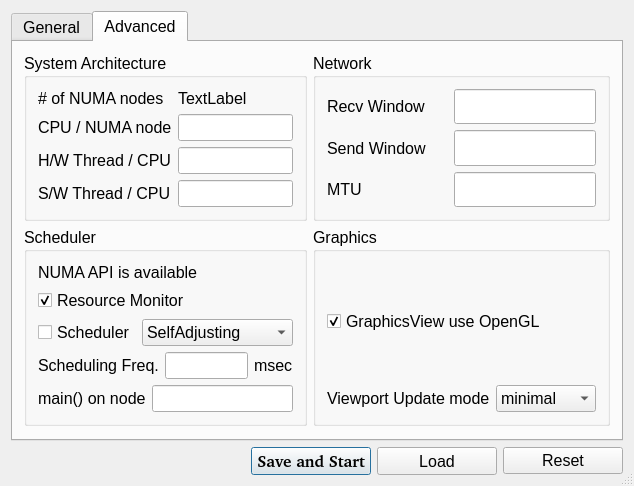
<?xml version="1.0" encoding="UTF-8"?>
<ui version="4.0">
 <class>SettingDialogClass</class>
 <widget class="QDialog" name="SettingDialogClass">
  <property name="windowModality">
   <enum>Qt::ApplicationModal</enum>
  </property>
  <property name="geometry">
   <rect>
    <x>0</x>
    <y>0</y>
    <width>611</width>
    <height>468</height>
   </rect>
  </property>
  <property name="sizePolicy">
   <sizepolicy hsizetype="Expanding" vsizetype="Expanding">
    <horstretch>0</horstretch>
    <verstretch>0</verstretch>
   </sizepolicy>
  </property>
  <property name="minimumSize">
   <size>
    <width>0</width>
    <height>0</height>
   </size>
  </property>
  <property name="font">
   <font>
    <pointsize>12</pointsize>
   </font>
  </property>
  <property name="windowTitle">
   <string>SAGENext Configuration</string>
  </property>
  <property name="sizeGripEnabled">
   <bool>true</bool>
  </property>
  <layout class="QVBoxLayout" name="verticalLayout">
   <item>
    <widget class="QTabWidget" name="tabWidget">
     <property name="minimumSize">
      <size>
       <width>0</width>
       <height>0</height>
      </size>
     </property>
     <property name="font">
      <font>
       <pointsize>12</pointsize>
      </font>
     </property>
     <property name="currentIndex">
      <number>1</number>
     </property>
     <widget class="QWidget" name="GeneralTab">
      <attribute name="title">
       <string>General</string>
      </attribute>
      <layout class="QVBoxLayout" name="verticalLayout_2">
       <item>
        <layout class="QHBoxLayout" name="configfile_horizontalLayout_2" stretch="0,0,0">
         <item>
          <widget class="QLabel" name="settingFilenameLabel">
           <property name="sizePolicy">
            <sizepolicy hsizetype="Preferred" vsizetype="Preferred">
             <horstretch>0</horstretch>
             <verstretch>0</verstretch>
            </sizepolicy>
           </property>
           <property name="layoutDirection">
            <enum>Qt::RightToLeft</enum>
           </property>
           <property name="text">
            <string>Config File</string>
           </property>
           <property name="alignment">
            <set>Qt::AlignRight|Qt::AlignTrailing|Qt::AlignVCenter</set>
           </property>
          </widget>
         </item>
         <item>
          <widget class="QLabel" name="filenameLabel">
           <property name="sizePolicy">
            <sizepolicy hsizetype="Expanding" vsizetype="Preferred">
             <horstretch>0</horstretch>
             <verstretch>0</verstretch>
            </sizepolicy>
           </property>
           <property name="minimumSize">
            <size>
             <width>0</width>
             <height>0</height>
            </size>
           </property>
           <property name="text">
            <string>TextLabel</string>
           </property>
          </widget>
         </item>
         <item>
          <spacer name="horizontalSpacer_2">
           <property name="orientation">
            <enum>Qt::Horizontal</enum>
           </property>
           <property name="sizeHint" stdset="0">
            <size>
             <width>40</width>
             <height>20</height>
            </size>
           </property>
          </spacer>
         </item>
        </layout>
       </item>
       <item>
        <layout class="QHBoxLayout" name="wallname_horizontalLayout_3">
         <item>
          <widget class="QLabel" name="wallNameLabel">
           <property name="layoutDirection">
            <enum>Qt::RightToLeft</enum>
           </property>
           <property name="text">
            <string>Wall Name</string>
           </property>
           <property name="alignment">
            <set>Qt::AlignRight|Qt::AlignTrailing|Qt::AlignVCenter</set>
           </property>
          </widget>
         </item>
         <item>
          <widget class="QLineEdit" name="wallNameLineEdit">
           <property name="sizePolicy">
            <sizepolicy hsizetype="Expanding" vsizetype="Preferred">
             <horstretch>0</horstretch>
             <verstretch>0</verstretch>
            </sizepolicy>
           </property>
           <property name="minimumSize">
            <size>
             <width>0</width>
             <height>0</height>
            </size>
           </property>
          </widget>
         </item>
         <item>
          <spacer name="wallname_horizontalSpacer_3">
           <property name="orientation">
            <enum>Qt::Horizontal</enum>
           </property>
           <property name="sizeHint" stdset="0">
            <size>
             <width>40</width>
             <height>20</height>
            </size>
           </property>
          </spacer>
         </item>
        </layout>
       </item>
       <item>
        <layout class="QHBoxLayout" name="wallip_horizontalLayout">
         <item>
          <widget class="QLabel" name="wallAddrLabel">
           <property name="text">
            <string>Wall IP:port</string>
           </property>
           <property name="alignment">
            <set>Qt::AlignRight|Qt::AlignTrailing|Qt::AlignVCenter</set>
           </property>
          </widget>
         </item>
         <item>
          <layout class="QHBoxLayout" name="wallipport" stretch="2,1">
           <item>
            <widget class="QLineEdit" name="wallIPLineEdit">
             <property name="sizePolicy">
              <sizepolicy hsizetype="Expanding" vsizetype="Preferred">
               <horstretch>0</horstretch>
               <verstretch>0</verstretch>
              </sizepolicy>
             </property>
             <property name="maximumSize">
              <size>
               <width>16777215</width>
               <height>16777215</height>
              </size>
             </property>
            </widget>
           </item>
           <item>
            <widget class="QLineEdit" name="wallPortLineEdit">
             <property name="sizePolicy">
              <sizepolicy hsizetype="Expanding" vsizetype="Preferred">
               <horstretch>0</horstretch>
               <verstretch>0</verstretch>
              </sizepolicy>
             </property>
             <property name="maximumSize">
              <size>
               <width>16777215</width>
               <height>16777215</height>
              </size>
             </property>
            </widget>
           </item>
          </layout>
         </item>
         <item>
          <spacer name="wallip_horizontalSpacer_4">
           <property name="orientation">
            <enum>Qt::Horizontal</enum>
           </property>
           <property name="sizeHint" stdset="0">
            <size>
             <width>40</width>
             <height>20</height>
            </size>
           </property>
          </spacer>
         </item>
        </layout>
       </item>
       <item>
        <layout class="QHBoxLayout" name="fsmip_horizontalLayout_5">
         <item>
          <widget class="QLabel" name="fsManagerAddrLabel">
           <property name="text">
            <string>fsManager IP:port</string>
           </property>
           <property name="alignment">
            <set>Qt::AlignRight|Qt::AlignTrailing|Qt::AlignVCenter</set>
           </property>
          </widget>
         </item>
         <item>
          <layout class="QHBoxLayout" name="fsmipport" stretch="2,1">
           <item>
            <widget class="QLineEdit" name="fsManagerIPLineEdit">
             <property name="sizePolicy">
              <sizepolicy hsizetype="Expanding" vsizetype="Preferred">
               <horstretch>0</horstretch>
               <verstretch>0</verstretch>
              </sizepolicy>
             </property>
             <property name="maximumSize">
              <size>
               <width>16777215</width>
               <height>16777215</height>
              </size>
             </property>
            </widget>
           </item>
           <item>
            <widget class="QLineEdit" name="fsManagerPortLineEdit">
             <property name="sizePolicy">
              <sizepolicy hsizetype="Expanding" vsizetype="Preferred">
               <horstretch>0</horstretch>
               <verstretch>0</verstretch>
              </sizepolicy>
             </property>
             <property name="maximumSize">
              <size>
               <width>16777215</width>
               <height>16777215</height>
              </size>
             </property>
            </widget>
           </item>
          </layout>
         </item>
         <item>
          <spacer name="fsmip_horizontalSpacer_5">
           <property name="orientation">
            <enum>Qt::Horizontal</enum>
           </property>
           <property name="sizeHint" stdset="0">
            <size>
             <width>40</width>
             <height>20</height>
            </size>
           </property>
          </spacer>
         </item>
        </layout>
       </item>
       <item>
        <layout class="QHBoxLayout" name="resolution_hori_layout">
         <item>
          <widget class="QLabel" name="resolutionLabel">
           <property name="text">
            <string>Resolution</string>
           </property>
           <property name="alignment">
            <set>Qt::AlignRight|Qt::AlignTrailing|Qt::AlignVCenter</set>
           </property>
          </widget>
         </item>
         <item>
          <layout class="QHBoxLayout" name="resolution">
           <item>
            <widget class="QLineEdit" name="widthLineEdit">
             <property name="sizePolicy">
              <sizepolicy hsizetype="Expanding" vsizetype="Preferred">
               <horstretch>0</horstretch>
               <verstretch>0</verstretch>
              </sizepolicy>
             </property>
             <property name="maximumSize">
              <size>
               <width>16777215</width>
               <height>16777215</height>
              </size>
             </property>
            </widget>
           </item>
           <item>
            <widget class="QLabel" name="label_2">
             <property name="text">
              <string>X</string>
             </property>
             <property name="alignment">
              <set>Qt::AlignCenter</set>
             </property>
            </widget>
           </item>
           <item>
            <widget class="QLineEdit" name="heightLineEdit">
             <property name="sizePolicy">
              <sizepolicy hsizetype="Expanding" vsizetype="Preferred">
               <horstretch>0</horstretch>
               <verstretch>0</verstretch>
              </sizepolicy>
             </property>
             <property name="maximumSize">
              <size>
               <width>16777215</width>
               <height>16777215</height>
              </size>
             </property>
            </widget>
           </item>
          </layout>
         </item>
         <item>
          <spacer name="horizontalSpacer_6">
           <property name="orientation">
            <enum>Qt::Horizontal</enum>
           </property>
           <property name="sizeHint" stdset="0">
            <size>
             <width>40</width>
             <height>20</height>
            </size>
           </property>
          </spacer>
         </item>
        </layout>
       </item>
       <item>
        <layout class="QHBoxLayout" name="offset_horizontalLayout">
         <item>
          <widget class="QLabel" name="offsetLable">
           <property name="layoutDirection">
            <enum>Qt::RightToLeft</enum>
           </property>
           <property name="text">
            <string>offset</string>
           </property>
          </widget>
         </item>
         <item>
          <layout class="QHBoxLayout" name="offset">
           <item>
            <widget class="QLabel" name="label_12">
             <property name="text">
              <string>X</string>
             </property>
            </widget>
           </item>
           <item>
            <widget class="QLineEdit" name="offsetx">
             <property name="sizePolicy">
              <sizepolicy hsizetype="Expanding" vsizetype="Preferred">
               <horstretch>0</horstretch>
               <verstretch>0</verstretch>
              </sizepolicy>
             </property>
            </widget>
           </item>
           <item>
            <widget class="QLabel" name="label_13">
             <property name="text">
              <string>Y</string>
             </property>
            </widget>
           </item>
           <item>
            <widget class="QLineEdit" name="offsety">
             <property name="sizePolicy">
              <sizepolicy hsizetype="Expanding" vsizetype="Preferred">
               <horstretch>0</horstretch>
               <verstretch>0</verstretch>
              </sizepolicy>
             </property>
            </widget>
           </item>
          </layout>
         </item>
         <item>
          <spacer name="offset_horizontalSpacer">
           <property name="orientation">
            <enum>Qt::Horizontal</enum>
           </property>
           <property name="sizeHint" stdset="0">
            <size>
             <width>40</width>
             <height>20</height>
            </size>
           </property>
          </spacer>
         </item>
        </layout>
       </item>
       <item>
        <layout class="QHBoxLayout" name="fontsize_horizontalLayout">
         <item>
          <widget class="QLabel" name="fontsizelable">
           <property name="text">
            <string>Font Size (point)</string>
           </property>
          </widget>
         </item>
         <item>
          <widget class="QLineEdit" name="fontpointsize">
           <property name="sizePolicy">
            <sizepolicy hsizetype="Expanding" vsizetype="Preferred">
             <horstretch>0</horstretch>
             <verstretch>0</verstretch>
            </sizepolicy>
           </property>
           <property name="minimumSize">
            <size>
             <width>0</width>
             <height>0</height>
            </size>
           </property>
          </widget>
         </item>
         <item>
          <spacer name="horizontalSpacer_8">
           <property name="orientation">
            <enum>Qt::Horizontal</enum>
           </property>
           <property name="sizeHint" stdset="0">
            <size>
             <width>40</width>
             <height>20</height>
            </size>
           </property>
          </spacer>
         </item>
        </layout>
       </item>
       <item>
        <spacer name="verticalSpacer">
         <property name="orientation">
          <enum>Qt::Vertical</enum>
         </property>
         <property name="sizeHint" stdset="0">
          <size>
           <width>20</width>
           <height>53</height>
          </size>
         </property>
        </spacer>
       </item>
      </layout>
     </widget>
     <widget class="QWidget" name="advancedTab">
      <attribute name="title">
       <string>Advanced</string>
      </attribute>
      <layout class="QGridLayout" name="gridLayout">
       <item row="0" column="0">
        <widget class="QGroupBox" name="systemGrp">
         <property name="autoFillBackground">
          <bool>false</bool>
         </property>
         <property name="title">
          <string>System Architecture</string>
         </property>
         <property name="flat">
          <bool>false</bool>
         </property>
         <layout class="QFormLayout" name="formLayout_2">
          <item row="0" column="0">
           <widget class="QLabel" name="label">
            <property name="text">
             <string># of NUMA nodes</string>
            </property>
           </widget>
          </item>
          <item row="1" column="0">
           <widget class="QLabel" name="label_3">
            <property name="text">
             <string>CPU / NUMA node</string>
            </property>
           </widget>
          </item>
          <item row="1" column="1">
           <widget class="QLineEdit" name="cpuPerNumaLineEdit">
            <property name="sizePolicy">
             <sizepolicy hsizetype="Preferred" vsizetype="Preferred">
              <horstretch>0</horstretch>
              <verstretch>0</verstretch>
             </sizepolicy>
            </property>
           </widget>
          </item>
          <item row="2" column="0">
           <widget class="QLabel" name="label_4">
            <property name="text">
             <string>H/W Thread / CPU</string>
            </property>
           </widget>
          </item>
          <item row="2" column="1">
           <widget class="QLineEdit" name="threadPerCpuLineEdit">
            <property name="sizePolicy">
             <sizepolicy hsizetype="Preferred" vsizetype="Preferred">
              <horstretch>0</horstretch>
              <verstretch>0</verstretch>
             </sizepolicy>
            </property>
            <property name="toolTip">
             <string>&lt;!DOCTYPE HTML PUBLIC &quot;-//W3C//DTD HTML 4.0//EN&quot; &quot;http://www.w3.org/TR/REC-html40/strict.dtd&quot;&gt;
&lt;html&gt;&lt;head&gt;&lt;meta name=&quot;qrichtext&quot; content=&quot;1&quot; /&gt;&lt;style type=&quot;text/css&quot;&gt;
p, li { white-space: pre-wrap; }
&lt;/style&gt;&lt;/head&gt;&lt;body style=&quot; font-family:'Sans Serif'; font-size:12pt; font-weight:400; font-style:normal;&quot;&gt;
&lt;p style=&quot; margin-top:0px; margin-bottom:0px; margin-left:0px; margin-right:0px; -qt-block-indent:0; text-indent:0px;&quot;&gt;How many hardware thread per core are available? For example, Intel Xeon SMT core can have two hardware thread.&lt;/p&gt;&lt;/body&gt;&lt;/html&gt;</string>
            </property>
           </widget>
          </item>
          <item row="3" column="0">
           <widget class="QLabel" name="label_5">
            <property name="text">
             <string>S/W Thread / CPU</string>
            </property>
           </widget>
          </item>
          <item row="3" column="1">
           <widget class="QLineEdit" name="swthreadPerCpuLineEdit">
            <property name="sizePolicy">
             <sizepolicy hsizetype="Preferred" vsizetype="Preferred">
              <horstretch>0</horstretch>
              <verstretch>0</verstretch>
             </sizepolicy>
            </property>
            <property name="toolTip">
             <string>&lt;!DOCTYPE HTML PUBLIC &quot;-//W3C//DTD HTML 4.0//EN&quot; &quot;http://www.w3.org/TR/REC-html40/strict.dtd&quot;&gt;
&lt;html&gt;&lt;head&gt;&lt;meta name=&quot;qrichtext&quot; content=&quot;1&quot; /&gt;&lt;style type=&quot;text/css&quot;&gt;
p, li { white-space: pre-wrap; }
&lt;/style&gt;&lt;/head&gt;&lt;body style=&quot; font-family:'Sans Serif'; font-size:12pt; font-weight:400; font-style:normal;&quot;&gt;
&lt;p style=&quot; margin-top:0px; margin-bottom:0px; margin-left:0px; margin-right:0px; -qt-block-indent:0; text-indent:0px;&quot;&gt;For example, Intel Hyerthreading enables two software threads per core&lt;/p&gt;&lt;/body&gt;&lt;/html&gt;</string>
            </property>
           </widget>
          </item>
          <item row="0" column="1">
           <widget class="QLabel" name="numNumaNodeLabel">
            <property name="text">
             <string>TextLabel</string>
            </property>
           </widget>
          </item>
         </layout>
        </widget>
       </item>
       <item row="0" column="1">
        <widget class="QGroupBox" name="networkGroupBox">
         <property name="title">
          <string>Network</string>
         </property>
         <layout class="QGridLayout" name="gridLayout_2">
          <item row="0" column="0">
           <widget class="QLabel" name="recvWLa">
            <property name="text">
             <string>Recv Window</string>
            </property>
           </widget>
          </item>
          <item row="0" column="1">
           <widget class="QLineEdit" name="recvWindowLineEdit">
            <property name="sizePolicy">
             <sizepolicy hsizetype="Preferred" vsizetype="Preferred">
              <horstretch>0</horstretch>
              <verstretch>0</verstretch>
             </sizepolicy>
            </property>
           </widget>
          </item>
          <item row="1" column="0">
           <widget class="QLabel" name="sendwindwo_label_7">
            <property name="text">
             <string>Send Window</string>
            </property>
           </widget>
          </item>
          <item row="1" column="1">
           <widget class="QLineEdit" name="sendWindowLineEdit">
            <property name="sizePolicy">
             <sizepolicy hsizetype="Preferred" vsizetype="Preferred">
              <horstretch>0</horstretch>
              <verstretch>0</verstretch>
             </sizepolicy>
            </property>
           </widget>
          </item>
          <item row="2" column="0">
           <widget class="QLabel" name="label_8">
            <property name="text">
             <string>MTU</string>
            </property>
           </widget>
          </item>
          <item row="2" column="1">
           <widget class="QLineEdit" name="mtuLineEdit">
            <property name="sizePolicy">
             <sizepolicy hsizetype="Preferred" vsizetype="Preferred">
              <horstretch>0</horstretch>
              <verstretch>0</verstretch>
             </sizepolicy>
            </property>
           </widget>
          </item>
         </layout>
        </widget>
       </item>
       <item row="1" column="0">
        <widget class="QGroupBox" name="scheduler_groupBox_2">
         <property name="title">
          <string>Scheduler</string>
         </property>
         <layout class="QVBoxLayout" name="verticalLayout_3">
          <item>
           <widget class="QLabel" name="numaLable">
            <property name="text">
             <string>NUMA API is available</string>
            </property>
           </widget>
          </item>
          <item>
           <widget class="QCheckBox" name="resMonitorCheckBox">
            <property name="text">
             <string>Resource Monitor</string>
            </property>
            <property name="checked">
             <bool>true</bool>
            </property>
           </widget>
          </item>
          <item>
           <layout class="QHBoxLayout" name="horizontalLayout_scheduler" stretch="0,0">
            <item>
             <widget class="QCheckBox" name="schedulerCheckBox">
              <property name="text">
               <string>Scheduler</string>
              </property>
             </widget>
            </item>
            <item>
             <widget class="QComboBox" name="schedComboBox">
              <item>
               <property name="text">
                <string>SelfAdjusting</string>
               </property>
              </item>
              <item>
               <property name="text">
                <string>DividerWidget</string>
               </property>
              </item>
              <item>
               <property name="text">
                <string>DelayDistribution</string>
               </property>
              </item>
              <item>
               <property name="text">
                <string>SMART</string>
               </property>
              </item>
             </widget>
            </item>
           </layout>
          </item>
          <item>
           <layout class="QHBoxLayout" name="horizontalLayout_sched_freq">
            <item>
             <widget class="QLabel" name="sched_granul_label">
              <property name="text">
               <string>Scheduling Freq.</string>
              </property>
             </widget>
            </item>
            <item>
             <widget class="QLineEdit" name="schedFreqLineEdit"/>
            </item>
            <item>
             <widget class="QLabel" name="sched_freq_msec_label">
              <property name="text">
               <string>msec</string>
              </property>
             </widget>
            </item>
           </layout>
          </item>
          <item>
           <layout class="QHBoxLayout" name="horizontalLayout_mainOnNode">
            <item>
             <widget class="QLabel" name="label_9">
              <property name="text">
               <string>main() on node</string>
              </property>
             </widget>
            </item>
            <item>
             <widget class="QLineEdit" name="mainonnodeLineEdit">
              <property name="sizePolicy">
               <sizepolicy hsizetype="Preferred" vsizetype="Preferred">
                <horstretch>0</horstretch>
                <verstretch>0</verstretch>
               </sizepolicy>
              </property>
              <property name="toolTip">
               <string>&lt;!DOCTYPE HTML PUBLIC &quot;-//W3C//DTD HTML 4.0//EN&quot; &quot;http://www.w3.org/TR/REC-html40/strict.dtd&quot;&gt;
&lt;html&gt;&lt;head&gt;&lt;meta name=&quot;qrichtext&quot; content=&quot;1&quot; /&gt;&lt;style type=&quot;text/css&quot;&gt;
p, li { white-space: pre-wrap; }
&lt;/style&gt;&lt;/head&gt;&lt;body style=&quot; font-family:'Sans Serif'; font-size:12pt; font-weight:400; font-style:normal;&quot;&gt;
&lt;p style=&quot; margin-top:0px; margin-bottom:0px; margin-left:0px; margin-right:0px; -qt-block-indent:0; text-indent:0px;&quot;&gt;On which CPU main drawing thread reside. Set -1 to let OS scheduler decides.&lt;/p&gt;&lt;/body&gt;&lt;/html&gt;</string>
              </property>
             </widget>
            </item>
           </layout>
          </item>
         </layout>
        </widget>
       </item>
       <item row="1" column="1">
        <widget class="QGroupBox" name="GraphicsGroupBox">
         <property name="title">
          <string>Graphics</string>
         </property>
         <layout class="QVBoxLayout" name="verticalLayout_4">
          <item>
           <widget class="QCheckBox" name="openglviewportCheckBox">
            <property name="sizePolicy">
             <sizepolicy hsizetype="Preferred" vsizetype="Preferred">
              <horstretch>0</horstretch>
              <verstretch>0</verstretch>
             </sizepolicy>
            </property>
            <property name="toolTip">
             <string>&lt;!DOCTYPE HTML PUBLIC &quot;-//W3C//DTD HTML 4.0//EN&quot; &quot;http://www.w3.org/TR/REC-html40/strict.dtd&quot;&gt;
&lt;html&gt;&lt;head&gt;&lt;meta name=&quot;qrichtext&quot; content=&quot;1&quot; /&gt;&lt;style type=&quot;text/css&quot;&gt;
p, li { white-space: pre-wrap; }
&lt;/style&gt;&lt;/head&gt;&lt;body style=&quot; font-family:'Sans Serif'; font-size:12pt; font-weight:400; font-style:normal;&quot;&gt;
&lt;p style=&quot; margin-top:0px; margin-bottom:0px; margin-left:0px; margin-right:0px; -qt-block-indent:0; text-indent:0px;&quot;&gt;QGraphicsView can use OpenGL backend by setting QGLWidget as its viewport.&lt;/p&gt;&lt;/body&gt;&lt;/html&gt;</string>
            </property>
            <property name="text">
             <string>GraphicsView use OpenGL</string>
            </property>
            <property name="checked">
             <bool>true</bool>
            </property>
           </widget>
          </item>
          <item>
           <layout class="QHBoxLayout" name="viewportupdate_horizontalLayout_9">
            <item>
             <widget class="QLabel" name="label_11">
              <property name="text">
               <string>Viewport Update mode</string>
              </property>
             </widget>
            </item>
            <item>
             <widget class="QComboBox" name="viewportUpdateComboBox">
              <item>
               <property name="text">
                <string>minimal</string>
               </property>
              </item>
              <item>
               <property name="text">
                <string>full</string>
               </property>
              </item>
              <item>
               <property name="text">
                <string>smart</string>
               </property>
              </item>
              <item>
               <property name="text">
                <string>no update</string>
               </property>
              </item>
             </widget>
            </item>
           </layout>
          </item>
         </layout>
        </widget>
       </item>
       <item row="2" column="0">
        <spacer name="verticalSpacer_2">
         <property name="orientation">
          <enum>Qt::Vertical</enum>
         </property>
         <property name="sizeHint" stdset="0">
          <size>
           <width>20</width>
           <height>32</height>
          </size>
         </property>
        </spacer>
       </item>
       <item row="2" column="1">
        <spacer name="verticalSpacer_3">
         <property name="orientation">
          <enum>Qt::Vertical</enum>
         </property>
         <property name="sizeHint" stdset="0">
          <size>
           <width>20</width>
           <height>32</height>
          </size>
         </property>
        </spacer>
       </item>
      </layout>
     </widget>
    </widget>
   </item>
   <item>
    <layout class="QHBoxLayout" name="horizontalLayout" stretch="2,1,1,1">
     <item>
      <spacer name="horizontalSpacer">
       <property name="orientation">
        <enum>Qt::Horizontal</enum>
       </property>
       <property name="sizeHint" stdset="0">
        <size>
         <width>40</width>
         <height>20</height>
        </size>
       </property>
      </spacer>
     </item>
     <item>
      <widget class="QPushButton" name="saveButton">
       <property name="sizePolicy">
        <sizepolicy hsizetype="Expanding" vsizetype="Preferred">
         <horstretch>0</horstretch>
         <verstretch>0</verstretch>
        </sizepolicy>
       </property>
       <property name="baseSize">
        <size>
         <width>100</width>
         <height>50</height>
        </size>
       </property>
       <property name="font">
        <font>
         <family>Bitstream Charter</family>
         <weight>75</weight>
         <bold>true</bold>
        </font>
       </property>
       <property name="text">
        <string>Save and Start</string>
       </property>
      </widget>
     </item>
     <item>
      <widget class="QPushButton" name="loadButton">
       <property name="sizePolicy">
        <sizepolicy hsizetype="Expanding" vsizetype="Preferred">
         <horstretch>0</horstretch>
         <verstretch>0</verstretch>
        </sizepolicy>
       </property>
       <property name="text">
        <string>Load</string>
       </property>
      </widget>
     </item>
     <item>
      <widget class="QPushButton" name="resetButton">
       <property name="sizePolicy">
        <sizepolicy hsizetype="Expanding" vsizetype="Fixed">
         <horstretch>0</horstretch>
         <verstretch>0</verstretch>
        </sizepolicy>
       </property>
       <property name="text">
        <string>Reset</string>
       </property>
      </widget>
     </item>
    </layout>
   </item>
  </layout>
 </widget>
 <layoutdefault spacing="6" margin="11"/>
 <tabstops>
  <tabstop>tabWidget</tabstop>
  <tabstop>wallNameLineEdit</tabstop>
  <tabstop>wallIPLineEdit</tabstop>
  <tabstop>fsManagerIPLineEdit</tabstop>
  <tabstop>fsManagerPortLineEdit</tabstop>
  <tabstop>widthLineEdit</tabstop>
  <tabstop>heightLineEdit</tabstop>
  <tabstop>saveButton</tabstop>
  <tabstop>loadButton</tabstop>
  <tabstop>resetButton</tabstop>
 </tabstops>
 <resources/>
 <connections/>
</ui>
